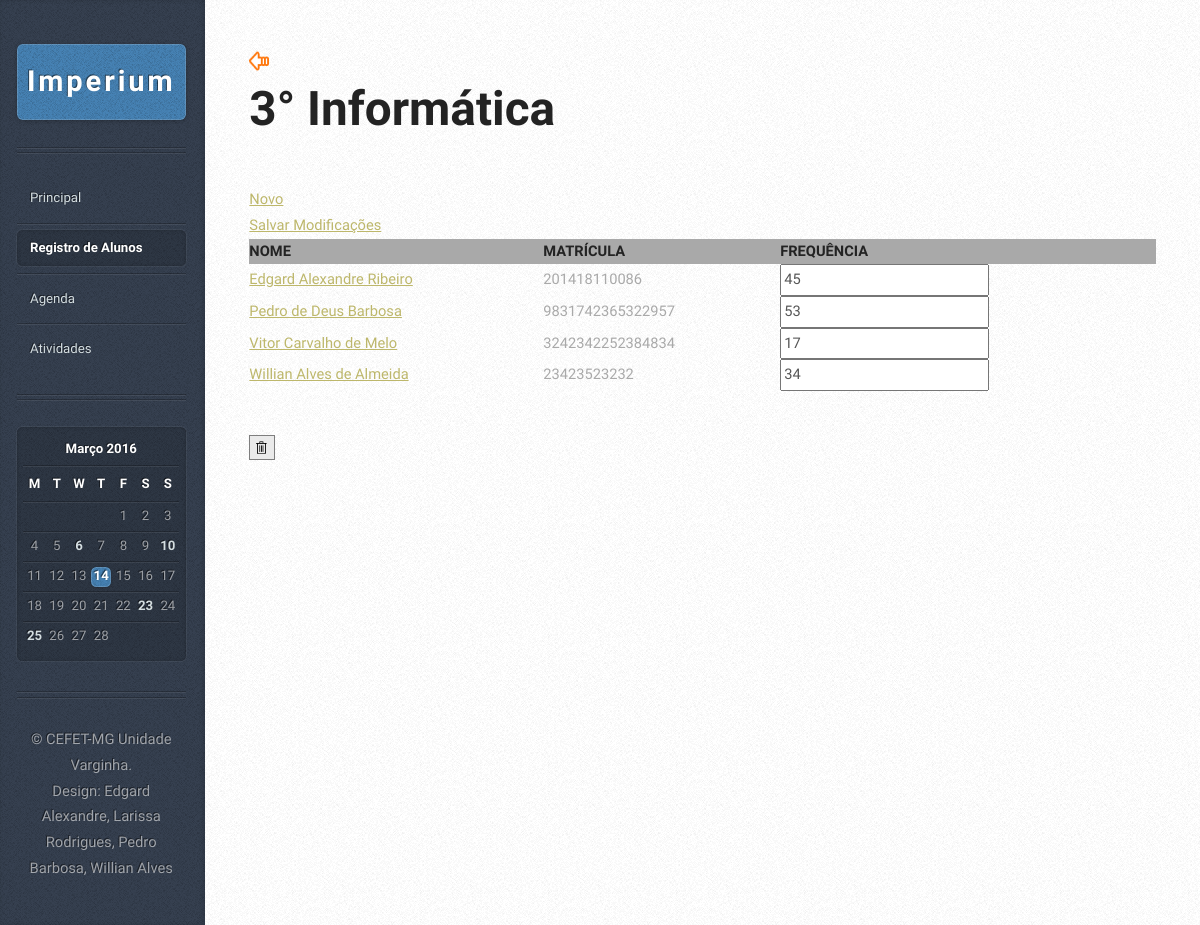
The app's page /alunoLista.php?id=1 with its own data.
### tables this page shows
CREATE TABLE IF NOT EXISTS `turma` (
  `idTurma` int(11) NOT NULL AUTO_INCREMENT,
  `nomeTurma` varchar(45) DEFAULT NULL,
  PRIMARY KEY (`idTurma`)
);

CREATE TABLE IF NOT EXISTS `aluno` (
  `idAluno` int(11) NOT NULL AUTO_INCREMENT,
  `nomeAluno` varchar(45) NOT NULL,
  `matricula` varchar(45) NOT NULL,
  `frequencia` int(11) DEFAULT NULL,
  `idTurmaAluno` int(11) NOT NULL,
  PRIMARY KEY (`idAluno`),
  KEY `idTurmaAluno` (`idTurmaAluno`)
);

### alunoLista.php (the view, shortened to what this page needs)
<?php
    $PDO = db_connect();
	$aux = $_GET["id"];
    $sql = "SELECT idAluno, nomeAluno, matricula, frequencia FROM Aluno WHERE idTurmaAluno = :idTurma ORDER BY nomeAluno ASC";
	$sql2 = "SELECT idTurma, nomeTurma FROM Turma WHERE idTurma = :idTurma ORDER BY nomeTurma ASC";
    $stmt = $PDO->prepare($sql);
	$stmt2 = $PDO->prepare($sql2);
    $stmt->execute(array(':idTurma' => $aux));
	$stmt2->execute(array(':idTurma' => $aux));
?>
<!DOCTYPE HTML>
<html>
<head>
		<link rel="stylesheet" href="assets/css/mainScreen.css" />
        <link rel="stylesheet" href="assets/css/style.css" />
	</head>
<body>
<div id="content">
    <div class="inner">
        <article class="box post post-excerpt">
            <header>
		<a href = "turmaRegistro.php"><img src = "images/icone-voltar.png"></a><br>
        <h2>
			<?php $Turma = $stmt2->fetch(PDO::FETCH_ASSOC)?>
			<p><?php echo $Turma['nomeTurma']?></p>
		</h2>
            </header>
			<table>
				<tr id="listaAluno">
					<td><h5>NOME</h5></td>
					<td><h5>MATRÍCULA</h5></td>
					<td><h5>FREQUÊNCIA</h5></td>
				</tr>
				 <?php while($Aluno = $stmt->fetch(PDO::FETCH_ASSOC)): ?>
				<tr>
                    <td><a href = "alunoRegistro.php?id=<?php echo $Aluno['idAluno']?>"><?php echo $Aluno['nomeAluno'] ?></a></td>
					<td><?php echo $Aluno['matricula'] ?></a></td>
                    <td><input type = "number" name = "<?php echo $Aluno['idAluno']?>" value = "<?php echo $Aluno['frequencia'] ?>"></td>
                </tr>
                <?php endwhile; ?>
				<a href="form-add-Aluno.php?id=<?php echo $Turma['idTurma'] ?>"> Novo</a><br>
				<a href="#"> Salvar Modificações</a>
        </table>
        </article>
			<a onClick = "if(confirm('Tem certeza que deseja excluir permanentemente esta turma?')) location.href = 'deleteTurma.php?id=<?php echo $Turma['idTurma']?>';"><img src = "images/pbi_deleteicon.png"></a>
    </div>
</div>
			<div id="sidebar">
					<h1 id="logo"><a href="#">Imperium</a></h1>
					<nav id="nav">
						<ul>
							<li><a href="indexMain.html">Principal</a></li>
							<li class="current"><a href="turmaRegistro.php">Registro de Alunos</a></li>
							<li><a href="calendario.html">Agenda</a></li>
							<li><a href="relatorios.html">Atividades</a></li>
						</ul>
					</nav>
					<section class="box calendar">
						<div class="inner">
							<table>
								<caption>Março 2016</caption>
								<thead>
									<tr>
										<th scope="col" title="Monday">M</th>
										<th scope="col" title="Tuesday">T</th>
										<th scope="col" title="Wednesday">W</th>
										<th scope="col" title="Thursday">T</th>
										<th scope="col" title="Friday">F</th>
										<th scope="col" title="Saturday">S</th>
										<th scope="col" title="Sunday">S</th>
									</tr>
								</thead>
								<tbody>
									<tr>
										<td colspan="4" class="pad"><span>&nbsp;</span></td>
										<td><span>1</span></td>
										<td><span>2</span></td>
										<td><span>3</span></td>
									</tr>
									<tr>
										<td><span>4</span></td>
										<td><span>5</span></td>
										<td><a href="#">6</a></td>
										<td><span>7</span></td>
										<td><span>8</span></td>
										<td><span>9</span></td>
										<td><a href="#">10</a></td>
									</tr>
									<tr>
										<td><span>11</span></td>
										<td><span>12</span></td>
										<td><span>13</span></td>
										<td class="today"><a href="#">14</a></td>
										<td><span>15</span></td>
										<td><span>16</span></td>
										<td><span>17</span></td>
									</tr>
									<tr>
										<td><span>18</span></td>
										<td><span>19</span></td>
										<td><span>20</span></td>
										<td><span>21</span></td>
										<td><span>22</span></td>
										<td><a href="#">23</a></td>
										<td><span>24</span></td>
									</tr>
									<tr>
										<td><a href="#">25</a></td>
										<td><span>26</span></td>
										<td><span>27</span></td>
										<td><span>28</span></td>
										<td class="pad" colspan="3"><span>&nbsp;</span></td>
									</tr>
								</tbody>
							</table>
						</div>
					</section>
					<ul id="copyright">
						<li>&copy; CEFET-MG Unidade Varginha.</li><li>Design: Edgard Alexandre, Larissa Rodrigues, Pedro Barbosa, Willian Alves</a></li>
					</ul>
			</div>
	</body>
</html>

### assets/css/style.css (style rules this page uses)
#listaAluno { background-color: darkgray; }

### records on screen
turma: nomeTurma "3° Informática"
aluno: nomeAluno "Edgard Alexandre Ribeiro", matricula "201418110086", frequencia "45"
aluno: nomeAluno "Pedro de Deus Barbosa", matricula "9831742365322957", frequencia "53"
aluno: nomeAluno "Vitor Carvalho de Melo", matricula "3242342252384834", frequencia "17"
aluno: nomeAluno "Willian Alves de Almeida", matricula "23423523232", frequencia "34"
